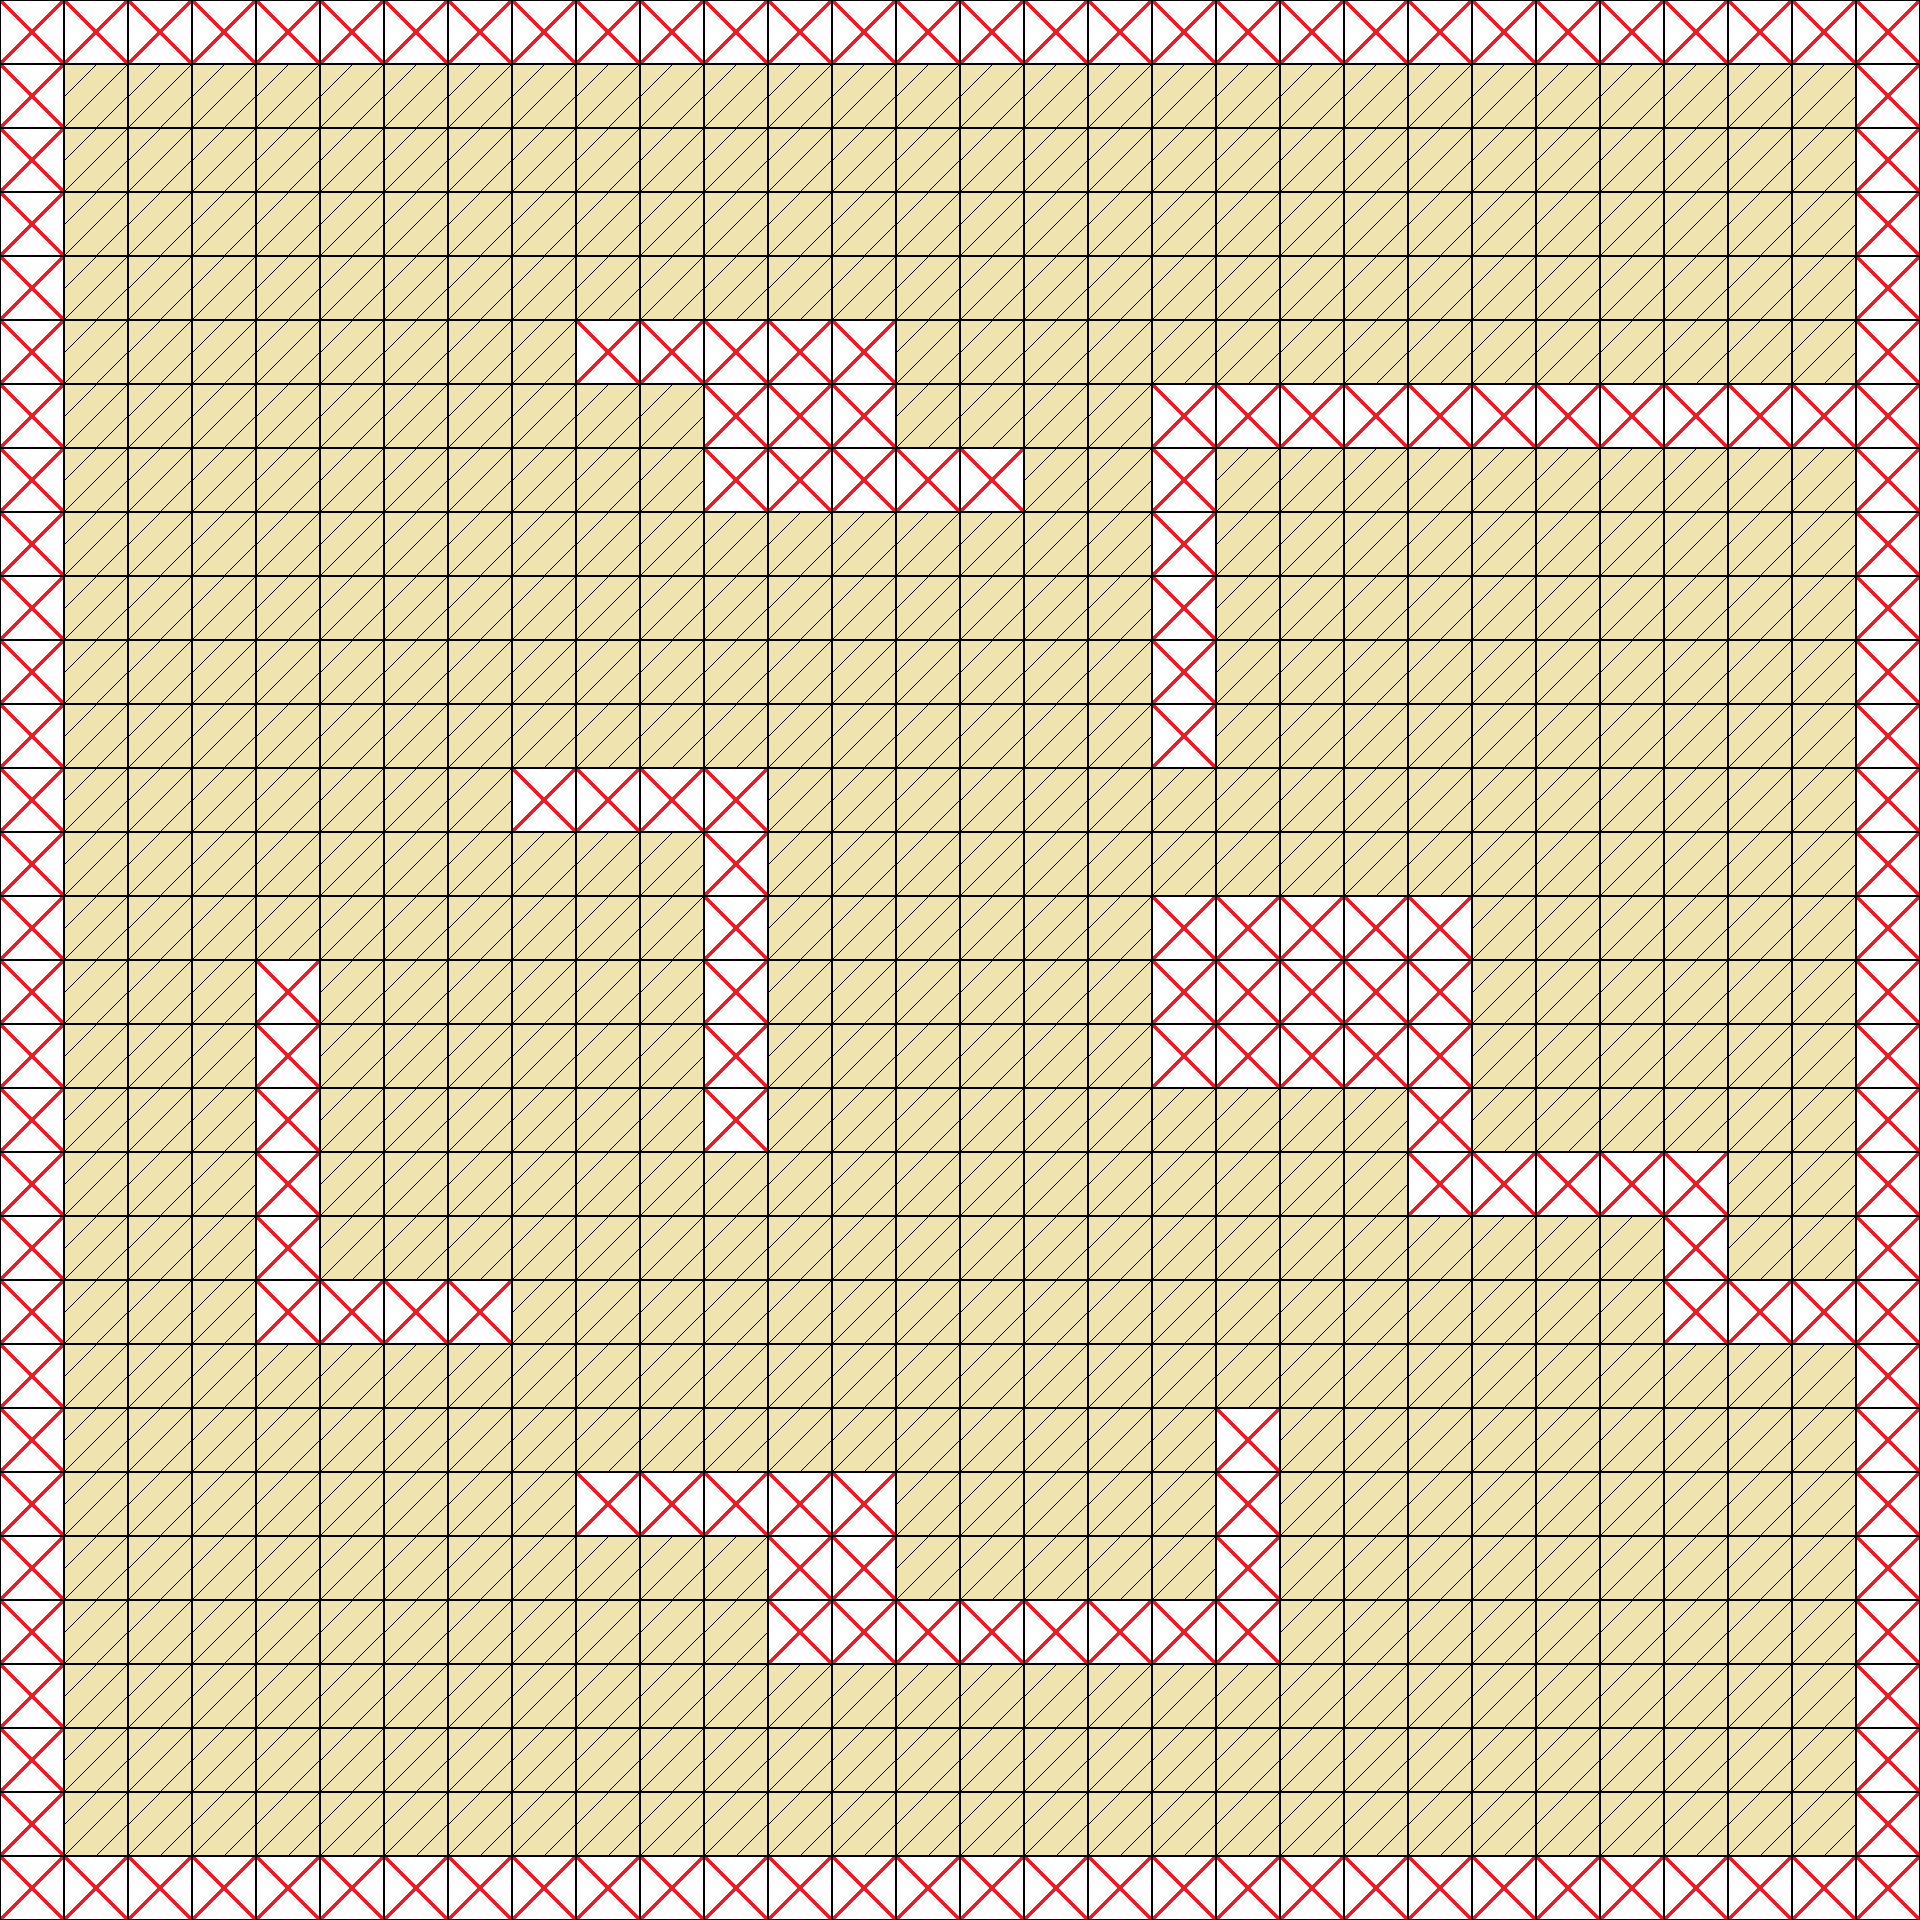

This game map was drawn from its Tiled (.tmx) file and the tilesets committed beside it. A one-line description and the trimmed map source follow:
An orthogonal 30x30 tile map with 64x64 px tiles, 2 tile layers (Floors, Walls), 2 tilesets and 22 objects.

<map version="1.0" orientation="orthogonal" renderorder="right-down" width="30" height="30" tilewidth="64" tileheight="64" nextobjectid="23">
 <tileset firstgid="1" name="Wall_placeholder" tilewidth="64" tileheight="64" tilecount="1" columns="1">
  <image source="../Graphics/Wall_placeholder.png" width="64" height="64" />
 </tileset>
 <tileset firstgid="2" name="Floor_placeholder" tilewidth="64" tileheight="64" tilecount="1" columns="1">
  <image source="../Graphics/Floor_placeholder.png" width="64" height="64" />
 </tileset>
 <layer name="Floors" width="30" height="30">
  <data>[900 cells, 900 non-empty, 1 distinct tile ids]</data>
 </layer>
 <layer name="Walls" width="30" height="30">
  <data>[900 cells, 206 non-empty, 1 distinct tile ids]</data>
 </layer>
 <objectgroup name="WallColliders">
  <object id="1" x="0" y="0" width="1920" height="64" />
  <object id="2" x="0" y="64" width="64" height="1856" />
  <object id="3" x="64" y="1856" width="1856" height="64" />
  <object id="4" x="1856" y="64" width="64" height="1792" />
  <object id="5" x="576" y="1472" width="320" height="64" />
  <object id="6" x="768" y="1536" width="128" height="128" />
  <object id="7" x="896" y="1600" width="384" height="64" />
  <object id="8" x="1216" y="1408" width="64" height="192" />
  <object id="9" x="1664" y="1280" width="192" height="64" />
  <object id="10" x="1664" y="1152" width="64" height="128" />
  <object id="11" x="1408" y="1152" width="256" height="64" />
  <object id="12" x="1152" y="896" width="320" height="192" />
  <object id="13" x="1408" y="1088" width="64" height="64" />
  <object id="14" x="512" y="768" width="256" height="64" />
  <object id="15" x="704" y="832" width="64" height="320" />
  <object id="16" x="256" y="960" width="64" height="384" />
  <object id="17" x="320" y="1280" width="192" height="64" />
  <object id="18" x="1152" y="384" width="64" height="384" />
  <object id="19" x="1216" y="384" width="640" height="64" />
  <object id="20" x="576" y="320" width="320" height="64" />
  <object id="21" x="704" y="384" width="192" height="64" />
  <object id="22" x="704" y="448" width="320" height="64" />
 </objectgroup>
</map>